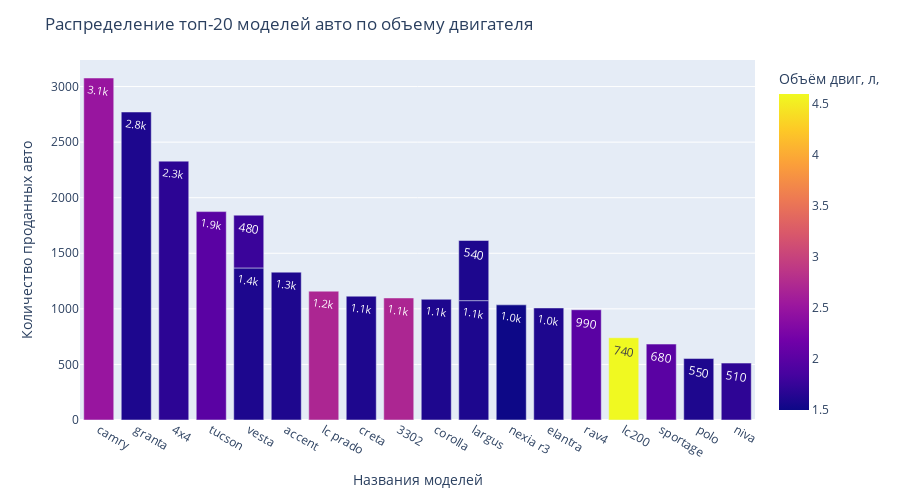

Notebook code cell kept with this figure:
### Markdown cell above
<div class="alert alert-info">
  <b> Распределение авто по типу привода, объему двигателя и странам - производителям </b>
    <a id="dil"></a>
</div>

### Code cell
dfw = df.groupby(['Модель', 'Объём двиг, л,'], as_index = False).agg({'Количество':'sum'}).sort_values(by = 'Количество', ascending = False)[:20]
fig = px.bar(dfw, y = 'Количество', x = 'Модель', height = 500, text_auto='.2s', color = 'Объём двиг, л,')
fig.update_layout(xaxis_title = 'Названия моделей', yaxis_title = 'Количество проданных авто', 
                  title = 'Распределение топ-20 моделей авто по объему двигателя')
fig.update_traces(textfont_size=12, textangle=10, textposition="inside", cliponaxis=False)
fig.show()

### Figure 1 — Plotly figure (JSON) as saved in the notebook; plotly's stock layout.template omitted (floating-point values rounded to 4 significant figures)
{"data": [{"alignmentgroup": "True", "cliponaxis": false, "hovertemplate": "Модель=%{x}<br>Количество=%{y}<br>Объём двиг, л,=%{marker.color}<extra></extra>", "legendgroup": "", "marker": {"color": [2.5, 1.596, 1.69, 2, 1.596, 1.6, 2.7, 1.6, 2.7, 1.6, 1.596, 1.5, 1.6, 2, 4.6, 1.999, 1.6, 1.598, 1.7, 1.774], "coloraxis": "coloraxis", "pattern": {"shape": ""}}, "name": "", "offsetgroup": "", "orientation": "v", "showlegend": false, "textangle": 10, "textfont": {"size": 12}, "textposition": "inside", "texttemplate": "%{y:.2s}", "type": "bar", "x": ["camry", "granta", "4x4", "tucson", "vesta", "accent", "lc prado", "creta", "3302", "corolla", "largus", "nexia r3", "elantra", "rav4", "lc200", "sportage", "polo", "largus", "niva", "vesta"], "xaxis": "x", "y": [3077, 2771, 2329, 1875, 1368, 1330, 1159, 1114, 1098, 1086, 1074, 1036, 1008, 992, 740, 683, 553, 541, 512, 475], "yaxis": "y"}], "layout": {"barmode": "relative", "coloraxis": {"colorbar": {"title": {"text": "Объём двиг, л,"}}, "colorscale": [[0, "#0d0887"], [0.1111, "#46039f"], [0.2222, "#7201a8"], [0.3333, "#9c179e"], [0.4444, "#bd3786"], [0.5556, "#d8576b"], [0.6667, "#ed7953"], [0.7778, "#fb9f3a"], [0.8889, "#fdca26"], [1, "#f0f921"]]}, "height": 500, "legend": {"tracegroupgap": 0}, "margin": {"t": 60}, "title": {"text": "Распределение топ-20 моделей авто по объему двигателя"}, "xaxis": {"anchor": "y", "domain": [0, 1], "title": {"text": "Названия моделей"}}, "yaxis": {"anchor": "x", "domain": [0, 1], "title": {"text": "Количество проданных авто"}}}}
